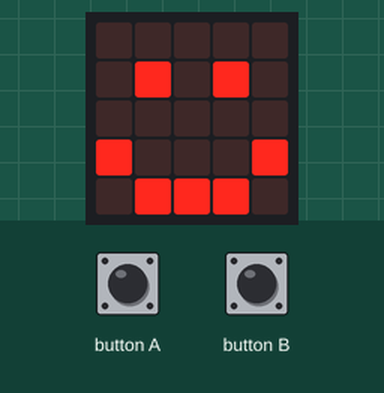
This program was run on a simulated BBC micro:bit running MicroPython. Shown: the board's 5×5 LED display. Inputs (shaded band) come from the test bench.

Above: at 1.2 s.
1.3 s: button A pressed for 0.15 s
At 1.8 s:
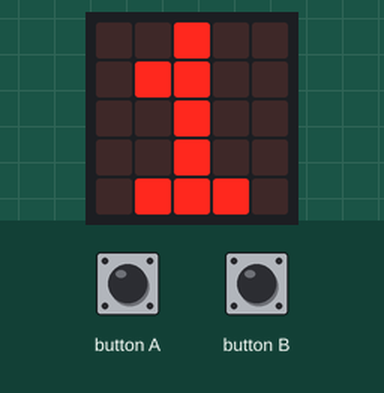
2.9 s: button B pressed for 0.15 s
At 4.1 s:
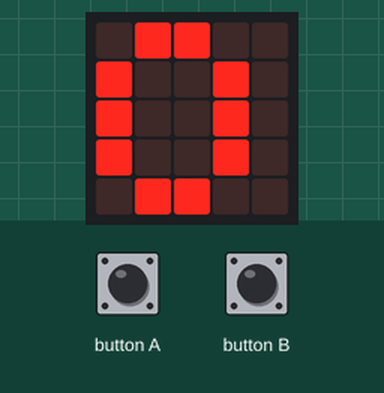
4.5 s: button A driven LOW and button B driven LOW
At 5.4 s:
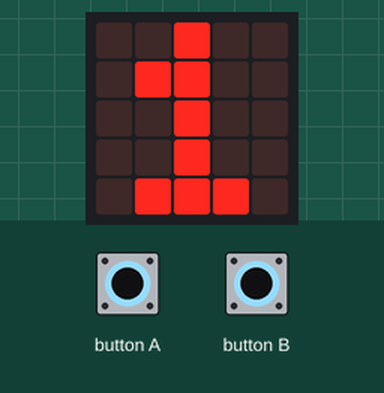
Timing chart, 0 to 7.5 s (numbered marks = the images above; inputs shaded):
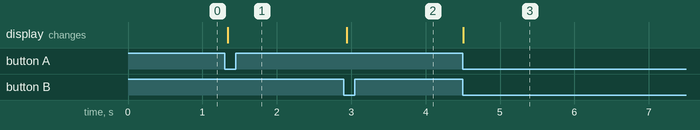

Measured:
- after the input at 1.3 s, the display: changes at once (image 1)
- after the input at 2.9 s, the display: changes at once (image 2)
- after the input at 4.5 s, the display: first changes at once (image 3 shows a later state)

The program:

main.py
```python
"""
Created by: Jayden Okafor
Created on: Feb 2026
This program shows you more cookies when the "a" button is clicked and reset cookies when the "b" button is clicked
"""

from microbit import *

display.clear()
display.show(Image.HAPPY)

cookies = 0

while True:
    if button_a.was_pressed():
        display.clear()
        cookies = cookies + 1

        if cookies < 10:
            display.show(str(cookies))
        else:
            display.scroll(str(cookies))

    if button_b.was_pressed():
        display.clear()
        cookies = 0
        display.show(str(cookies))
```
